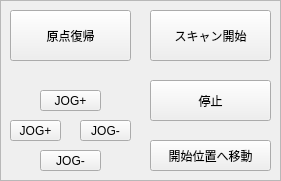
   <widget class="QFrame" name="frame_3">
    <property name="geometry">
     <rect>
      <x>10</x>
      <y>30</y>
      <width>281</width>
      <height>181</height>
     </rect>
    </property>
    <property name="frameShape">
     <enum>QFrame::StyledPanel</enum>
    </property>
    <property name="frameShadow">
     <enum>QFrame::Sunken</enum>
    </property>
    <widget class="QPushButton" name="pushButtonGoOriginXY">
     <property name="geometry">
      <rect>
       <x>10</x>
       <y>10</y>
       <width>121</width>
       <height>51</height>
      </rect>
     </property>
     <property name="text">
      <string>原点復帰</string>
     </property>
    </widget>
    <widget class="QPushButton" name="pushButtonStartScanXY">
     <property name="geometry">
      <rect>
       <x>150</x>
       <y>10</y>
       <width>121</width>
       <height>51</height>
      </rect>
     </property>
     <property name="text">
      <string>スキャン開始</string>
     </property>
    </widget>
    <widget class="QPushButton" name="pushButtonGoStartPosXY">
     <property name="geometry">
      <rect>
       <x>150</x>
       <y>140</y>
       <width>121</width>
       <height>31</height>
      </rect>
     </property>
     <property name="text">
      <string>開始位置へ移動</string>
     </property>
    </widget>
    <widget class="QPushButton" name="pushButtonStopXY">
     <property name="geometry">
      <rect>
       <x>150</x>
       <y>80</y>
       <width>121</width>
       <height>41</height>
      </rect>
     </property>
     <property name="text">
      <string>停止</string>
     </property>
    </widget>
    <widget class="QToolButton" name="toolButtonJogYP">
     <property name="geometry">
      <rect>
       <x>40</x>
       <y>90</y>
       <width>61</width>
       <height>21</height>
      </rect>
     </property>
     <property name="text">
      <string>JOG+</string>
     </property>
     <property name="checkable">
      <bool>true</bool>
     </property>
     <property name="autoExclusive">
      <bool>false</bool>
     </property>
    </widget>
    <widget class="QToolButton" name="toolButtonJogYM">
     <property name="geometry">
      <rect>
       <x>40</x>
       <y>150</y>
       <width>61</width>
       <height>21</height>
      </rect>
     </property>
     <property name="text">
      <string>JOG-</string>
     </property>
     <property name="checkable">
      <bool>true</bool>
     </property>
     <property name="autoExclusive">
      <bool>false</bool>
     </property>
    </widget>
    <widget class="QToolButton" name="toolButtonJogXP">
     <property name="geometry">
      <rect>
       <x>10</x>
       <y>120</y>
       <width>51</width>
       <height>21</height>
      </rect>
     </property>
     <property name="text">
      <string>JOG+</string>
     </property>
     <property name="checkable">
      <bool>true</bool>
     </property>
     <property name="autoExclusive">
      <bool>false</bool>
     </property>
    </widget>
    <widget class="QToolButton" name="toolButtonJogXM">
     <property name="geometry">
      <rect>
       <x>80</x>
       <y>120</y>
       <width>51</width>
       <height>21</height>
      </rect>
     </property>
     <property name="text">
      <string>JOG-</string>
     </property>
     <property name="checkable">
      <bool>true</bool>
     </property>
     <property name="autoExclusive">
      <bool>false</bool>
     </property>
    </widget>
   </widget>
